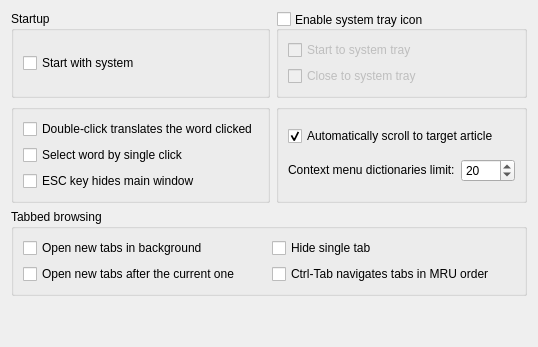
     <widget class="QWidget" name="tab_interface">
      <attribute name="icon">
       <iconset resource="../../resources.qrc">
        <normaloff>:/icons/interface.svg</normaloff>:/icons/interface.svg</iconset>
      </attribute>
      <attribute name="title">
       <string>&amp;Interface</string>
      </attribute>
      <layout class="QVBoxLayout" name="verticalLayout_interface">
       <item>
        <layout class="QGridLayout" name="gridLayout_2" columnstretch="1,1">
         <item row="1" column="0">
          <widget class="QGroupBox" name="groupBox_9">
           <property name="title">
            <string/>
           </property>
           <layout class="QVBoxLayout" name="verticalLayout_27">
            <item>
             <widget class="QCheckBox" name="doubleClickTranslates">
              <property name="text">
               <string>Double-click translates the word clicked</string>
              </property>
             </widget>
            </item>
            <item>
             <widget class="QCheckBox" name="selectBySingleClick">
              <property name="toolTip">
               <string>Turn this option on if you want to select words by single mouse click</string>
              </property>
              <property name="text">
               <string>Select word by single click</string>
              </property>
             </widget>
            </item>
            <item>
             <widget class="QCheckBox" name="escKeyHidesMainWindow">
              <property name="toolTip">
               <string>Normally, pressing ESC key moves focus to the translation line.
With this on however, it will hide the main window.</string>
              </property>
              <property name="text">
               <string>ESC key hides main window</string>
              </property>
             </widget>
            </item>
           </layout>
          </widget>
         </item>
         <item row="3" column="0">
          <spacer name="verticalSpacer">
           <property name="orientation">
            <enum>Qt::Vertical</enum>
           </property>
           <property name="sizeHint" stdset="0">
            <size>
             <width>20</width>
             <height>40</height>
            </size>
           </property>
          </spacer>
         </item>
         <item row="0" column="0">
          <widget class="QGroupBox" name="groupBox_2">
           <property name="title">
            <string>Startup</string>
           </property>
           <layout class="QVBoxLayout" name="verticalLayout_2">
            <item>
             <widget class="QCheckBox" name="cbAutostart">
              <property name="toolTip">
               <string>Automatically starts GoldenDict after operation system bootup.</string>
              </property>
              <property name="text">
               <string>Start with system</string>
              </property>
             </widget>
            </item>
           </layout>
          </widget>
         </item>
         <item row="1" column="1">
          <widget class="QGroupBox" name="groupBox_11">
           <property name="title">
            <string/>
           </property>
           <layout class="QVBoxLayout" name="verticalLayout_28">
            <item>
             <widget class="QCheckBox" name="autoScrollToTargetArticle">
              <property name="toolTip">
               <string>Normally, clicking on a link, double-clicking on a word or looking up
selection in an article loads the translation and almost immediately
scrolls to the article from the same dictionary. With this option off,
however, the article from the topmost dictionary is shown.</string>
              </property>
              <property name="text">
               <string>Automatically scroll to target article</string>
              </property>
              <property name="checked">
               <bool>true</bool>
              </property>
             </widget>
            </item>
            <item>
             <layout class="QHBoxLayout" name="horizontalLayout_13">
              <item>
               <widget class="QLabel" name="maxDictsInContextMenuLabel">
                <property name="sizePolicy">
                 <sizepolicy hsizetype="Preferred" vsizetype="Fixed">
                  <horstretch>0</horstretch>
                  <verstretch>0</verstretch>
                 </sizepolicy>
                </property>
                <property name="toolTip">
                 <string>Adjust this value to avoid huge context menus.</string>
                </property>
                <property name="text">
                 <string>Context menu dictionaries limit:</string>
                </property>
               </widget>
              </item>
              <item>
               <widget class="QSpinBox" name="maxDictsInContextMenu">
                <property name="sizePolicy">
                 <sizepolicy hsizetype="Fixed" vsizetype="Fixed">
                  <horstretch>0</horstretch>
                  <verstretch>0</verstretch>
                 </sizepolicy>
                </property>
                <property name="maximum">
                 <number>9999</number>
                </property>
                <property name="value">
                 <number>20</number>
                </property>
               </widget>
              </item>
             </layout>
            </item>
           </layout>
          </widget>
         </item>
         <item row="0" column="1">
          <widget class="QGroupBox" name="enableTrayIcon">
           <property name="toolTip">
            <string>When enabled, an icon appears in the system tray area which can be used
to open main window and perform other tasks.</string>
           </property>
           <property name="title">
            <string>Enable system tray icon</string>
           </property>
           <property name="alignment">
            <set>Qt::AlignLeading|Qt::AlignLeft|Qt::AlignVCenter</set>
           </property>
           <property name="flat">
            <bool>false</bool>
           </property>
           <property name="checkable">
            <bool>true</bool>
           </property>
           <property name="checked">
            <bool>false</bool>
           </property>
           <layout class="QVBoxLayout" name="verticalLayout">
            <item>
             <widget class="QCheckBox" name="startToTray">
              <property name="toolTip">
               <string>With this on, the application starts directly to system tray without showing
its main window.</string>
              </property>
              <property name="text">
               <string>Start to system tray</string>
              </property>
             </widget>
            </item>
            <item>
             <widget class="QCheckBox" name="closeToTray">
              <property name="toolTip">
               <string>With this on, an attempt to close main window would hide it instead of closing
the application.</string>
              </property>
              <property name="text">
               <string>Close to system tray</string>
              </property>
             </widget>
            </item>
           </layout>
          </widget>
         </item>
         <item row="2" column="0" colspan="2">
          <widget class="QGroupBox" name="groupBox">
           <property name="title">
            <string>Tabbed browsing</string>
           </property>
           <layout class="QGridLayout" name="gridLayout_5">
            <item row="0" column="0">
             <widget class="QCheckBox" name="newTabsOpenInBackground">
              <property name="toolTip">
               <string>Normally, opening a new tab switches to it immediately.
With this on however, new tabs will be opened without
switching to them.</string>
              </property>
              <property name="text">
               <string>Open new tabs in background</string>
              </property>
             </widget>
            </item>
            <item row="0" column="1">
             <widget class="QCheckBox" name="hideSingleTab">
              <property name="toolTip">
               <string>Hide tab bar when only one tab is open.</string>
              </property>
              <property name="text">
               <string>Hide single tab</string>
              </property>
             </widget>
            </item>
            <item row="1" column="1">
             <widget class="QCheckBox" name="mruTabOrder">
              <property name="text">
               <string>Ctrl-Tab navigates tabs in MRU order</string>
              </property>
             </widget>
            </item>
            <item row="1" column="0">
             <widget class="QCheckBox" name="newTabsOpenAfterCurrentOne">
              <property name="toolTip">
               <string>With this on, new tabs are opened just after the
current, active one. Otherwise, they are added to
be the last ones.</string>
              </property>
              <property name="text">
               <string>Open new tabs after the current one</string>
              </property>
             </widget>
            </item>
           </layout>
          </widget>
         </item>
        </layout>
       </item>
      </layout>
     </widget>
